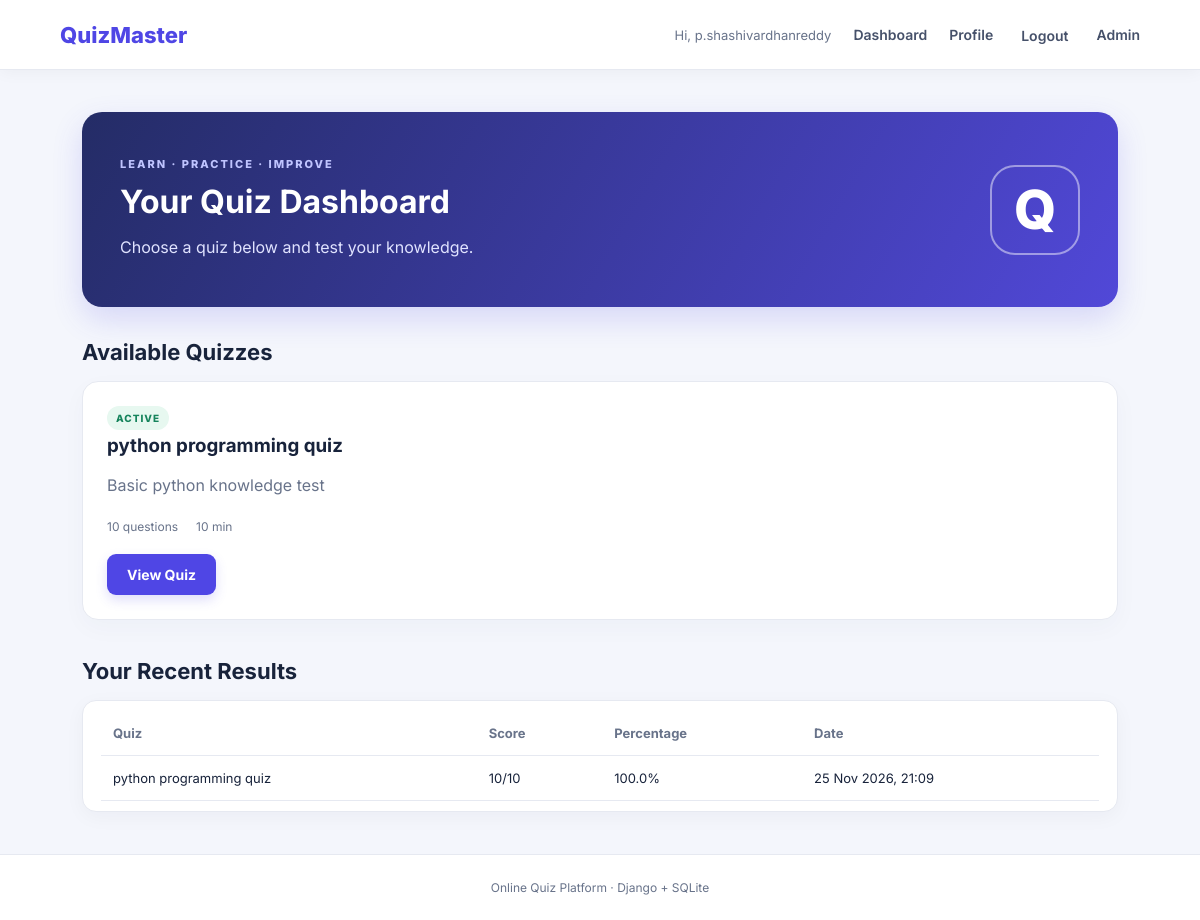
The app's page / (signed in) with its own data.
### quiz/models.py (models this page shows, shortened)
class Quiz(models.Model):
    title = models.CharField(max_length=200)
    description = models.TextField(blank=True)
    duration_minutes = models.PositiveIntegerField(default=10)
    is_active = models.BooleanField(default=True)
    created_at = models.DateTimeField(auto_now_add=True)
    class Meta:
        ordering = ["-created_at"]
    @property
    def question_count(self):
        return self.questions.count()

class Attempt(models.Model):
    student = models.ForeignKey(User, on_delete=models.CASCADE, related_name="quiz_attempts")
    quiz = models.ForeignKey(Quiz, on_delete=models.CASCADE, related_name="attempts")
    score = models.PositiveIntegerField(default=0)
    total_questions = models.PositiveIntegerField(default=0)
    started_at = models.DateTimeField(auto_now_add=True)
    completed_at = models.DateTimeField(null=True, blank=True)
    class Meta:
        ordering = ["-completed_at", "-started_at"]
    @property
    def percentage(self):
        if not self.total_questions:
            return 0
        return round((self.score / self.total_questions) * 100, 2)

### quiz/views.py (the view)
# urls.py: path("", views.dashboard, name="dashboard"),
@login_required
def dashboard(request):
    quizzes = Quiz.objects.filter(is_active=True).prefetch_related("questions")
    attempts = Attempt.objects.filter(student=request.user, completed_at__isnull=False)[:8]
    return render(request, "quiz/dashboard.html", {"quizzes": quizzes, "attempts": attempts})

### templates/quiz/dashboard.html (shortened to what this page needs)
{% extends 'quiz/base.html' %}
{% block content %}
<section class="hero">
  <div><p class="eyebrow">LEARN · PRACTICE · IMPROVE</p><h1>Your Quiz Dashboard</h1>
  <p>Choose a quiz below and test your knowledge.</p></div>
  <div class="hero-icon">Q</div>
</section>
<h2>Available Quizzes</h2>
<div class="grid">
  {% for quiz in quizzes %}
  <article class="card">
    <span class="tag">ACTIVE</span><h3>{{ quiz.title }}</h3>
    <p class="muted">{{ quiz.description|default:"Test your knowledge with this quiz." }}</p>
    <div class="meta"><span>{{ quiz.question_count }} questions</span><span>{{ quiz.duration_minutes }} min</span></div>
    <a class="btn" href="{% url 'quiz_detail' quiz.id %}">View Quiz</a>
  </article>
  {% empty %}<div class="empty">No quizzes are available yet. Please check again later.</div>{% endfor %}
</div>
<h2 class="section-heading">Your Recent Results</h2>
<div class="card table-wrap">
<table><thead><tr><th>Quiz</th><th>Score</th><th>Percentage</th><th>Date</th></tr></thead>
<tbody>
{% for attempt in attempts %}
<tr><td>{{ attempt.quiz.title }}</td><td>{{ attempt.score }}/{{ attempt.total_questions }}</td><td>{{ attempt.percentage }}%</td><td>{{ attempt.completed_at|date:"d M Y, H:i" }}</td></tr>
{% empty %}<tr><td colspan="4">You have not completed a quiz yet.</td></tr>{% endfor %}
</tbody></table>
</div>
{% endblock %}

### templates/quiz/base.html (shortened to what this page needs)
{% load static %}
<!DOCTYPE html>
<html lang="en">
<head>
  <link rel="stylesheet" href="{% static 'css/style.css' %}">
</head>
<body>
<header class="navbar">
  <a class="brand" href="{% url 'dashboard' %}">QuizMaster</a>
  <nav>
    {% if user.is_authenticated %}
      <span class="welcome">Hi, {{ user.username }}</span>
      <a href="{% url 'dashboard' %}">Dashboard</a>
      <a href="{% url 'student_profile' %}">Profile</a>
      <form class="inline-form" method="post" action="{% url 'logout' %}">
        <button class="nav-button" type="submit">Logout</button>
      </form>
      {% if user.is_staff %}
        <a href="/admin/">Admin</a>
      {% endif %}
    {% else %}
      <a href="{% url 'login' %}">Login</a>
      <a href="{% url 'register' %}">Register</a>
    {% endif %}
  </nav>
</header>
<main class="container">
  {% block content %}{% endblock %}
</main>
<footer>Online Quiz Platform · Django + SQLite</footer>
</body>
</html>

### static/css/style.css (style rules this page uses)
:root { --ink:#18233b;--muted:#68738a;--primary:#4f46e5;--line:#e6e9f1;--bg:#f5f7fc }
* { box-sizing:border-box }
body { margin:0;background:var(--bg);color:var(--ink);font-family:Inter,Arial,sans-serif }
.navbar { height:70px;background:#fff;border-bottom:1px solid var(--line);display:flex;align-items:center;justify-content:space-between;padding:0 max(calc((100% - 1080px)/2),24px) }
.brand { font-size:22px;font-weight:800;color:var(--primary);text-decoration:none }
.navbar nav { display:flex;align-items:center;gap:22px }
.navbar nav a,.nav-button { color:#46516a;text-decoration:none;font-size:14px;font-weight:600 }
.welcome { color:var(--muted);font-size:13px }
.inline-form { display:inline;margin:0 }
.nav-button { border:0;background:none;cursor:pointer;font-family:inherit }
.container { max-width:1080px;margin:42px auto;padding:0 22px;min-height:75vh }
h1 { font-size:34px;margin:8px 0 12px }
h2 { font-size:22px;margin:30px 0 16px }
h3 { margin:8px 0 12px }
.muted { color:var(--muted);line-height:1.6 }
.eyebrow { font-size:11px;letter-spacing:2px;color:var(--primary);font-weight:800 }
.hero { background:linear-gradient(120deg,#242c66,#5148d8);color:white;border-radius:20px;padding:34px 38px;display:flex;justify-content:space-between;align-items:center;margin-bottom:32px }
.hero h1 { font-size:32px }
.hero p { color:#e0e3ff }
.hero .eyebrow { color:#bfc4ff }
.hero-icon { width:90px;height:90px;border:2px solid #ffffff77;border-radius:25px;display:grid;place-items:center;font-size:54px;font-weight:800 }
.grid { display:grid;grid-template-columns:repeat(auto-fit,minmax(250px,1fr));gap:18px }
.card,.auth-card { background:white;border:1px solid var(--line);border-radius:16px;padding:24px;box-shadow:0 8px 24px #24345b08 }
.tag { font-size:10px;letter-spacing:1px;font-weight:800;color:#16845c;background:#e7f8f0;padding:6px 9px;border-radius:20px }
.meta { display:flex;gap:18px;color:var(--muted);font-size:12px;margin:20px 0 }
.btn { display:inline-block;background:var(--primary);color:white;text-decoration:none;border:0;border-radius:9px;padding:12px 20px;font-size:14px;font-weight:700;cursor:pointer;font-family:inherit }
.section-heading { margin-top:38px }
.table-wrap { overflow-x:auto }
table { width:100%;border-collapse:collapse;text-align:left;font-size:13px }
th,td { padding:14px 12px;border-bottom:1px solid var(--line) }
th { color:var(--muted) }
footer { text-align:center;padding:25px;color:var(--muted);font-size:12px }
* { transition: all 0.25s ease; }
body { background: #f4f6fc; }
.navbar { position: sticky; top: 0; z-index: 100; box-shadow: 0 3px 15px rgba(0,0,0,0.04); }
.hero { box-shadow: 0 12px 30px rgba(79,70,229,0.18); overflow: hidden; }
.card { position: relative; overflow: hidden; transition: transform 0.3s, box-shadow 0.3s; }
.btn { box-shadow: 0 5px 12px rgba(79,70,229,0.18); }
.table-wrap { background: white; border-radius: 14px; padding: 10px 18px; box-shadow: 0 5px 20px rgba(24,35,59,0.04); }
footer { border-top: 1px solid #e6e9f1; background: #fff; }

### records on screen
Quiz: title "python programming quiz", description "Basic python knowledge test", question_count "10", duration_minutes "10"
Attempt: quiz "python programming quiz", score "10", total_questions "10", percentage "100.0", completed_at "25 Nov 2026, 21:09"

### other values on screen
{{ user.username }} "p.shashivardhanreddy"
